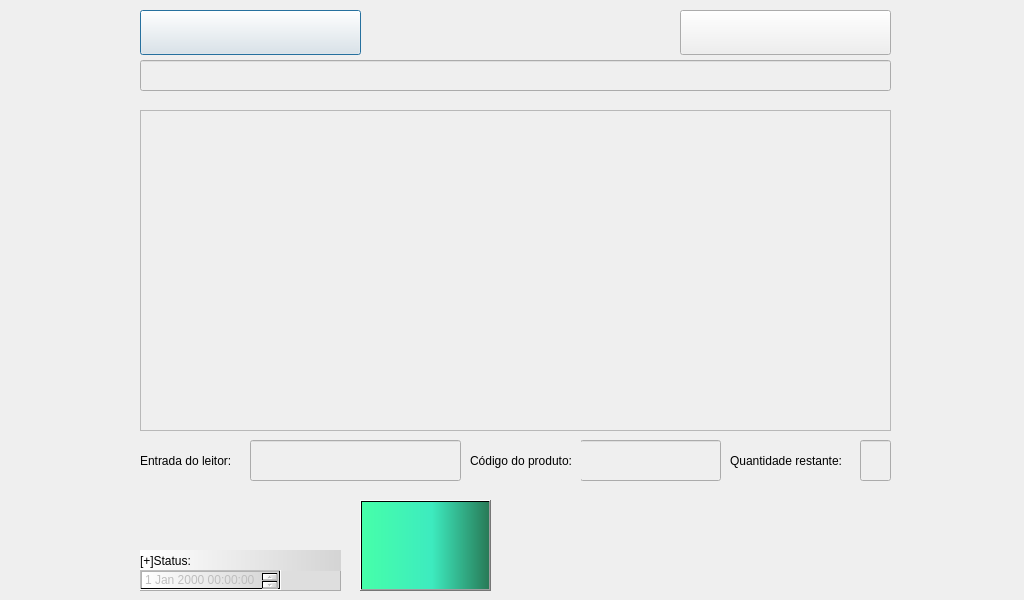
<?xml version="1.0" encoding="UTF-8"?>
<ui version="4.0">
 <class>procPickingList</class>
 <widget class="QDialog" name="procPickingList">
  <property name="windowModality">
   <enum>Qt::WindowModal</enum>
  </property>
  <property name="geometry">
   <rect>
    <x>0</x>
    <y>0</y>
    <width>1024</width>
    <height>600</height>
   </rect>
  </property>
  <property name="sizePolicy">
   <sizepolicy hsizetype="Expanding" vsizetype="Expanding">
    <horstretch>0</horstretch>
    <verstretch>0</verstretch>
   </sizepolicy>
  </property>
  <property name="minimumSize">
   <size>
    <width>1024</width>
    <height>600</height>
   </size>
  </property>
  <property name="maximumSize">
   <size>
    <width>1200</width>
    <height>700</height>
   </size>
  </property>
  <property name="windowTitle">
   <string>Processar Planilha de Vendas</string>
  </property>
  <property name="windowIcon">
   <iconset>
    <normaloff>:/newPrefix/barReaderIcon.png</normaloff>:/newPrefix/barReaderIcon.png</iconset>
  </property>
  <property name="styleSheet">
   <string notr="true">background-color: rgb(239, 239, 239);</string>
  </property>
  <property name="sizeGripEnabled">
   <bool>false</bool>
  </property>
  <property name="modal">
   <bool>true</bool>
  </property>
  <widget class="QLineEdit" name="lineEdit">
   <property name="enabled">
    <bool>true</bool>
   </property>
   <property name="geometry">
    <rect>
     <x>140</x>
     <y>60</y>
     <width>751</width>
     <height>31</height>
    </rect>
   </property>
   <property name="acceptDrops">
    <bool>false</bool>
   </property>
   <property name="styleSheet">
    <string notr="true">font: 75 14pt &quot;MS Shell Dlg 2&quot;;</string>
   </property>
   <property name="text">
    <string/>
   </property>
   <property name="readOnly">
    <bool>true</bool>
   </property>
  </widget>
  <widget class="QFrame" name="frameStat">
   <property name="geometry">
    <rect>
     <x>140</x>
     <y>550</y>
     <width>201</width>
     <height>41</height>
    </rect>
   </property>
   <property name="autoFillBackground">
    <bool>false</bool>
   </property>
   <property name="styleSheet">
    <string notr="true">background-color: qlineargradient(spread:pad, x1:0, y1:0, x2:1, y2:0, stop:0 rgba(255, 255, 255, 255), stop:1 rgba(212, 212, 212, 255));
background-color: rgb(222, 222, 222);</string>
   </property>
   <property name="frameShape">
    <enum>QFrame::StyledPanel</enum>
   </property>
   <property name="frameShadow">
    <enum>QFrame::Raised</enum>
   </property>
   <widget class="QLabel" name="labelLog">
    <property name="geometry">
     <rect>
      <x>0</x>
      <y>0</y>
      <width>201</width>
      <height>21</height>
     </rect>
    </property>
    <property name="styleSheet">
     <string notr="true">background-color: qlineargradient(spread:pad, x1:0, y1:0, x2:1, y2:0, stop:0 rgba(255, 255, 255, 255), stop:1 rgba(212, 212, 212, 255));</string>
    </property>
    <property name="text">
     <string>[+]Status:</string>
    </property>
   </widget>
   <widget class="QDateTimeEdit" name="dateTimeEdit">
    <property name="enabled">
     <bool>false</bool>
    </property>
    <property name="geometry">
     <rect>
      <x>0</x>
      <y>20</y>
      <width>141</width>
      <height>20</height>
     </rect>
    </property>
    <property name="styleSheet">
     <string notr="true">background-color: qlineargradient(spread:pad, x1:0, y1:0, x2:1, y2:0, stop:0 rgba(255, 255, 255, 255), stop:1 rgba(212, 212, 212, 255));</string>
    </property>
    <property name="currentSection">
     <enum>QDateTimeEdit::DaySection</enum>
    </property>
   </widget>
  </widget>
  <widget class="QTableWidget" name="tableWidget">
   <property name="geometry">
    <rect>
     <x>140</x>
     <y>110</y>
     <width>751</width>
     <height>321</height>
    </rect>
   </property>
   <property name="editTriggers">
    <set>QAbstractItemView::NoEditTriggers</set>
   </property>
  </widget>
  <widget class="QPushButton" name="importPickingList">
   <property name="geometry">
    <rect>
     <x>140</x>
     <y>10</y>
     <width>221</width>
     <height>45</height>
    </rect>
   </property>
   <property name="toolTip">
    <string>&lt;html&gt;&lt;head/&gt;&lt;body&gt;&lt;p&gt;Abrir uma &amp;quot;Picking List&amp;quot; com extensao .xls&lt;/p&gt;&lt;/body&gt;&lt;/html&gt;</string>
   </property>
   <property name="whatsThis">
    <string>&lt;html&gt;&lt;head/&gt;&lt;body&gt;&lt;p&gt;Abrir uma &amp;quot;Picking List&amp;quot; com extensao .xls&lt;/p&gt;&lt;/body&gt;&lt;/html&gt;</string>
   </property>
   <property name="layoutDirection">
    <enum>Qt::LeftToRight</enum>
   </property>
   <property name="autoFillBackground">
    <bool>false</bool>
   </property>
   <property name="styleSheet">
    <string notr="true">
background-image: url(:/newPrefix/excelLogo.png);</string>
   </property>
   <property name="text">
    <string/>
   </property>
  </widget>
  <widget class="QPushButton" name="deletaPickingList">
   <property name="geometry">
    <rect>
     <x>680</x>
     <y>10</y>
     <width>211</width>
     <height>45</height>
    </rect>
   </property>
   <property name="toolTip">
    <string>&lt;html&gt;&lt;head/&gt;&lt;body&gt;&lt;p&gt;Descartar uma &amp;quot;Picking List&amp;quot; previamente aberta.&lt;/p&gt;&lt;/body&gt;&lt;/html&gt;</string>
   </property>
   <property name="whatsThis">
    <string>&lt;html&gt;&lt;head/&gt;&lt;body&gt;&lt;p&gt;Descartar uma &amp;quot;Picking List&amp;quot; previamente aberta.&lt;/p&gt;&lt;/body&gt;&lt;/html&gt;</string>
   </property>
   <property name="layoutDirection">
    <enum>Qt::LeftToRight</enum>
   </property>
   <property name="autoFillBackground">
    <bool>false</bool>
   </property>
   <property name="styleSheet">
    <string notr="true">background-image: url(:/newPrefix/deletarButton.png);</string>
   </property>
   <property name="text">
    <string/>
   </property>
  </widget>
  <widget class="QLineEdit" name="linhaId">
   <property name="geometry">
    <rect>
     <x>580</x>
     <y>440</y>
     <width>141</width>
     <height>41</height>
    </rect>
   </property>
   <property name="styleSheet">
    <string notr="true">font: 75 12pt &quot;MS Shell Dlg 2&quot;;
color: rgb(141, 141, 141);</string>
   </property>
   <property name="readOnly">
    <bool>true</bool>
   </property>
  </widget>
  <widget class="QLabel" name="labelQnt">
   <property name="geometry">
    <rect>
     <x>730</x>
     <y>440</y>
     <width>121</width>
     <height>41</height>
    </rect>
   </property>
   <property name="styleSheet">
    <string notr="true">font: 75 10pt &quot;MS Shell Dlg 2&quot;;
</string>
   </property>
   <property name="text">
    <string>Quantidade restante:</string>
   </property>
  </widget>
  <widget class="QFrame" name="frameCerto">
   <property name="enabled">
    <bool>true</bool>
   </property>
   <property name="geometry">
    <rect>
     <x>860</x>
     <y>420</y>
     <width>161</width>
     <height>181</height>
    </rect>
   </property>
   <property name="focusPolicy">
    <enum>Qt::StrongFocus</enum>
   </property>
   <property name="autoFillBackground">
    <bool>false</bool>
   </property>
   <property name="styleSheet">
    <string notr="true">background-image: url(:/newPrefix/frameCorreto.png);
border-color: rgb(88, 139, 48);
border-color: qlineargradient(spread:pad, x1:0, y1:0.0454545, x2:1, y2:0, stop:0 rgba(1, 178, 58, 255), stop:0.505682 rgba(78, 235, 61, 255), stop:0.98 rgba(22, 223, 0, 255), stop:1 rgba(0, 0, 0, 0));</string>
   </property>
   <property name="frameShape">
    <enum>QFrame::NoFrame</enum>
   </property>
   <property name="frameShadow">
    <enum>QFrame::Raised</enum>
   </property>
   <property name="lineWidth">
    <number>0</number>
   </property>
  </widget>
  <widget class="QLabel" name="labelID">
   <property name="geometry">
    <rect>
     <x>470</x>
     <y>440</y>
     <width>111</width>
     <height>41</height>
    </rect>
   </property>
   <property name="styleSheet">
    <string notr="true">font: 75 10pt &quot;MS Shell Dlg 2&quot;;</string>
   </property>
   <property name="text">
    <string>Código do produto:</string>
   </property>
  </widget>
  <widget class="QLineEdit" name="linhaQnt">
   <property name="enabled">
    <bool>true</bool>
   </property>
   <property name="geometry">
    <rect>
     <x>860</x>
     <y>440</y>
     <width>31</width>
     <height>41</height>
    </rect>
   </property>
   <property name="styleSheet">
    <string notr="true">font: 75 12pt &quot;MS Shell Dlg 2&quot;;</string>
   </property>
   <property name="alignment">
    <set>Qt::AlignCenter</set>
   </property>
   <property name="readOnly">
    <bool>true</bool>
   </property>
  </widget>
  <widget class="QLineEdit" name="linhaInputId">
   <property name="geometry">
    <rect>
     <x>250</x>
     <y>440</y>
     <width>211</width>
     <height>41</height>
    </rect>
   </property>
   <property name="styleSheet">
    <string notr="true">font: 75 12pt &quot;MS Shell Dlg 2&quot;;</string>
   </property>
   <property name="maxLength">
    <number>13</number>
   </property>
   <property name="frame">
    <bool>true</bool>
   </property>
   <property name="cursorPosition">
    <number>0</number>
   </property>
  </widget>
  <widget class="QLabel" name="labelInputID">
   <property name="geometry">
    <rect>
     <x>140</x>
     <y>440</y>
     <width>101</width>
     <height>41</height>
    </rect>
   </property>
   <property name="styleSheet">
    <string notr="true">font: 75 10pt &quot;MS Shell Dlg 2&quot;;</string>
   </property>
   <property name="text">
    <string>Entrada do leitor:</string>
   </property>
  </widget>
  <widget class="QPushButton" name="exportarPlanilha">
   <property name="geometry">
    <rect>
     <x>360</x>
     <y>500</y>
     <width>131</width>
     <height>91</height>
    </rect>
   </property>
   <property name="toolTip">
    <string>&lt;html&gt;&lt;head/&gt;&lt;body&gt;&lt;p&gt;Exportar Planilha Processada...&lt;/p&gt;&lt;/body&gt;&lt;/html&gt;</string>
   </property>
   <property name="styleSheet">
    <string notr="true">image: url(:/icons/exportarPlanilha.png);
background-color: qlineargradient(spread:pad, x1:0, y1:0, x2:1, y2:0, stop:0 rgba(70, 255, 169, 255), stop:0.55 rgba(61, 235, 191, 255), stop:1 rgba(40, 122, 87, 255));

border-color: rgb(176, 176, 176);</string>
   </property>
   <property name="text">
    <string/>
   </property>
   <property name="iconSize">
    <size>
     <width>64</width>
     <height>80</height>
    </size>
   </property>
  </widget>
  <action name="actionExportar_Planilha">
   <property name="checkable">
    <bool>true</bool>
   </property>
   <property name="icon">
    <iconset resource="iconesPrim.qrc">
     <normaloff>:/icons/exportarPlanilha.png</normaloff>:/icons/exportarPlanilha.png</iconset>
   </property>
   <property name="text">
    <string>Exportar Planilha</string>
   </property>
   <property name="toolTip">
    <string>Exportar Planilha Processada...</string>
   </property>
   <property name="shortcut">
    <string>Ctrl+S</string>
   </property>
  </action>
  <zorder>frameCerto</zorder>
  <zorder>lineEdit</zorder>
  <zorder>tableWidget</zorder>
  <zorder>frameStat</zorder>
  <zorder>importPickingList</zorder>
  <zorder>deletaPickingList</zorder>
  <zorder>linhaId</zorder>
  <zorder>labelQnt</zorder>
  <zorder>labelID</zorder>
  <zorder>linhaQnt</zorder>
  <zorder>linhaInputId</zorder>
  <zorder>labelInputID</zorder>
  <zorder>exportarPlanilha</zorder>
 </widget>
 <tabstops>
  <tabstop>linhaInputId</tabstop>
  <tabstop>linhaId</tabstop>
  <tabstop>linhaQnt</tabstop>
  <tabstop>lineEdit</tabstop>
  <tabstop>dateTimeEdit</tabstop>
  <tabstop>importPickingList</tabstop>
  <tabstop>deletaPickingList</tabstop>
  <tabstop>tableWidget</tabstop>
  <tabstop>frameCerto</tabstop>
 </tabstops>
 <resources>
  <include location="iconesPrim.qrc"/>
 </resources>
 <connections/>
</ui>
